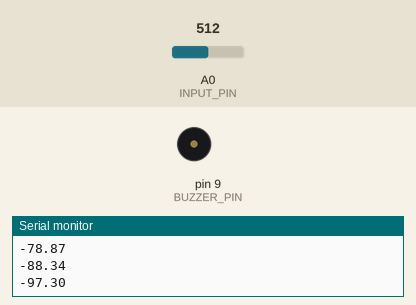
A sketch run on a simulated Arduino Uno, built with avr-gcc and run on an emulated ATmega328P. Shown: buzzer (waves = sounding), the last lines printed to the serial monitor. The test bench sets the inputs (shaded band); at power-on: A0 (INPUT_PIN) = 512.

Above: at 1.2 s.
1.3 s: A0 (INPUT_PIN) set to 900
At 2.2 s:
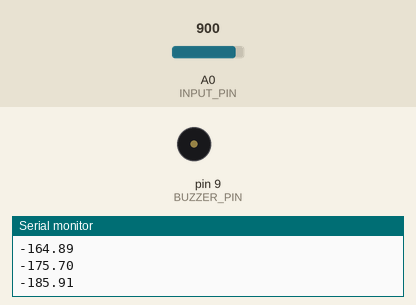
2.9 s: A0 (INPUT_PIN) set to 306
At 5.6 s:
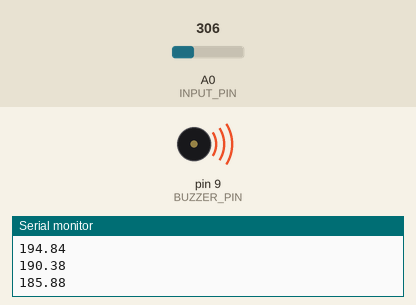
Timing chart, 0 to 7.2 s (numbered marks = the images above; inputs shaded):
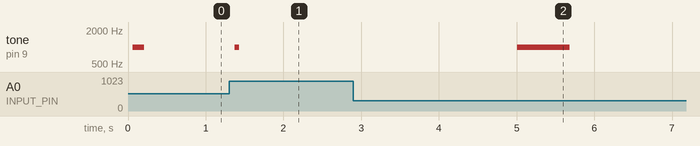

Measured:
- after the input at 1.3 s, tone on pin 9 (BUZZER_PIN): silent → 1000 Hz after 0.08 s, → silent 0.05 s later
- after the input at 2.9 s, tone on pin 9 (BUZZER_PIN): silent → 1000 Hz after 2.1 s, → silent 0.67 s later

The sketch:

ECGFilter.ino
```cpp
// ECG Filter - BioAmp EXG Pill
// https://github.com/upsidedownlabs/BioAmp-EXG-Pill

// Upside Down Labs invests time and resources providing this open source code,
// please support Upside Down Labs and open-source hardware by purchasing
// products from Upside Down Labs!

// Copyright (c) 2021 Upside Down Labs - contact@upsidedownlabs.tech

// Permission is hereby granted, free of charge, to any person obtaining a copy
// of this software and associated documentation files (the "Software"), to deal
// in the Software without restriction, including without limitation the rights
// to use, copy, modify, merge, publish, distribute, sublicense, and/or sell
// copies of the Software, and to permit persons to whom the Software is
// furnished to do so, subject to the following conditions:

// The above copyright notice and this permission notice shall be included in all
// copies or substantial portions of the Software.

// THE SOFTWARE IS PROVIDED "AS IS", WITHOUT WARRANTY OF ANY KIND, EXPRESS OR
// IMPLIED, INCLUDING BUT NOT LIMITED TO THE WARRANTIES OF MERCHANTABILITY,
// FITNESS FOR A PARTICULAR PURPOSE AND NONINFRINGEMENT. IN NO EVENT SHALL THE
// AUTHORS OR COPYRIGHT HOLDERS BE LIABLE FOR ANY CLAIM, DAMAGES OR OTHER
// LIABILITY, WHETHER IN AN ACTION OF CONTRACT, TORT OR OTHERWISE, ARISING FROM,
// OUT OF OR IN CONNECTION WITH THE SOFTWARE OR THE USE OR OTHER DEALINGS IN THE
// SOFTWARE.

#define SAMPLE_RATE 125
#define BAUD_RATE 115200
#define INPUT_PIN A0
#define BUZZER_PIN 9

void setup() {
	// Serial connection begin
	Serial.begin(BAUD_RATE);

  pinMode(BUZZER_PIN, OUTPUT); // Set buzzer - pin 9 as an output
}

void loop() {
	// Calculate elapsed time
	static unsigned long past = 0;
	unsigned long present = micros();
	unsigned long interval = present - past;
	past = present;

	// Run timer
	static long timer = 0;
	timer -= interval;

	// Sample
	if(timer < 0){
		timer += 1000000 / SAMPLE_RATE;
		float sensor_value = analogRead(INPUT_PIN);
		float signal = ECGFilter(sensor_value);
		Serial.println(signal);
    if(signal >= 150){
      tone(BUZZER_PIN, 1000); // Send 1KHz sound signal...
      delay(10);
      noTone(BUZZER_PIN);     // Stop sound...
      }
	}
}

// Band-Pass Butterworth IIR digital filter, generated using filter_gen.py.
// Sampling rate: 125.0 Hz, frequency: [0.5, 44.5] Hz.
// Filter is order 4, implemented as second-order sections (biquads).
// Reference:
// https://docs.scipy.org/doc/scipy/reference/generated/scipy.signal.butter.html
// https://courses.ideate.cmu.edu/16-223/f2020/Arduino/FilterDemos/filter_gen.py
float ECGFilter(float input)
{
  float output = input;
  {
    static float z1, z2; // filter section state
    float x = output - 0.70682283*z1 - 0.15621030*z2;
    output = 0.28064917*x + 0.56129834*z1 + 0.28064917*z2;
    z2 = z1;
    z1 = x;
  }
  {
    static float z1, z2; // filter section state
    float x = output - 0.95028224*z1 - 0.54073140*z2;
    output = 1.00000000*x + 2.00000000*z1 + 1.00000000*z2;
    z2 = z1;
    z1 = x;
  }
  {
    static float z1, z2; // filter section state
    float x = output - -1.95360385*z1 - 0.95423412*z2;
    output = 1.00000000*x + -2.00000000*z1 + 1.00000000*z2;
    z2 = z1;
    z1 = x;
  }
  {
    static float z1, z2; // filter section state
    float x = output - -1.98048558*z1 - 0.98111344*z2;
    output = 1.00000000*x + -2.00000000*z1 + 1.00000000*z2;
    z2 = z1;
    z1 = x;
  }
  return output;
}
```
